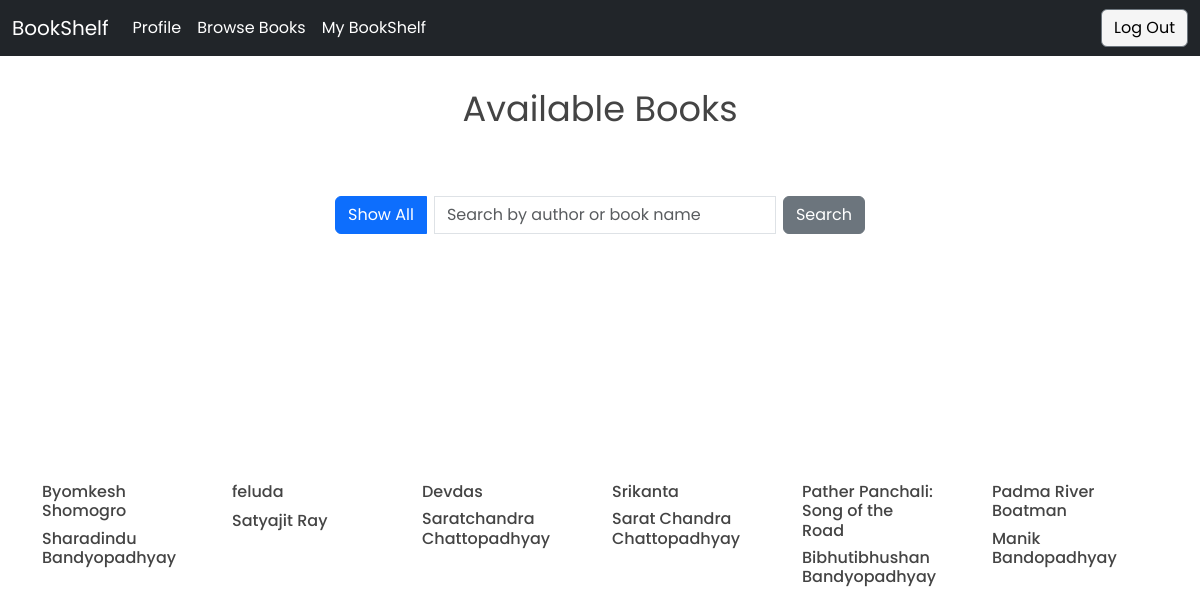
Page /userProfiles/customer/browseBooks/index.php on the committed database.
### tables this page shows
CREATE TABLE `book` (
  `ISBN` varchar(13) NOT NULL,
  `name` varchar(255) NOT NULL,
  `author` varchar(255) NOT NULL,
  `edition` varchar(3) NOT NULL,
  `publisher` varchar(255) NOT NULL,
  `image` varchar(100) NOT NULL
);

### userProfiles/customer/browseBooks/navbar.php (called while the page is built)
<?php
    require '../../Navbar/index.php';
    function Navbar(){
            navbarCustomer();
    }
?>

### userProfiles/customer/browseBooks/index.php (the view, shortened to what this page needs)
<?php
include '../../../Database/Config.php';
if(isset($_GET['search_query'])) {
    $searchQuery = $_GET['search_query'];
    $sql = "SELECT * FROM book WHERE author LIKE CONCAT('%', ?, '%') OR name LIKE CONCAT('%', ?, '%')";
    $stmt = mysqli_prepare($Conn, $sql);
    mysqli_stmt_bind_param($stmt, "ss", $searchQuery, $searchQuery);
    mysqli_stmt_execute($stmt);
    $result = mysqli_stmt_get_result($stmt);
} else {
    $sql = "SELECT * FROM book";
    $result = mysqli_query($Conn, $sql);
}
?>
<!DOCTYPE html>
<html>
<head>
    <link href="../../../boxicons-2.1.4/css/boxicons.min.css" rel="stylesheet" />
    <link href="../../../css/bootstrap.min.css" rel="stylesheet" />
    <link href="style.css" rel="stylesheet" />
</head>
<body>
    <?php
    require 'navbar.php';
    Navbar();
    ?>
    <section class="section-products mt-5">
        <div class="container">
            <div class="row justify-content-center text-center">
                <div class="col-md-8 col-lg-6">
                    <div class="header">
                        <h2>Available Books</h2>
                    </div>
                </div>
            </div>
            <div class="row justify-content-center text-center mt-3 mb-5">
                <div class="col-md-8 col-lg-6">
                    <form action="<?php echo $_SERVER['PHP_SELF']; ?>" method="GET">
                        <div class="input-group">
                            <button class="btn btn-primary mx-2" type="submit">Show All</button>
                            <input type="text" class="form-control" name="search_query" placeholder="Search by author or book name" />
                            <div class="input-group-append">
                                <button class="btn btn-secondary mx-2" type="submit">Search</button>
                            </div>
                        </div>
                    </form>
                </div>
            </div>
            <div class="row">
                <?php
                if (mysqli_num_rows($result) > 0) {
                    while($row = mysqli_fetch_assoc($result)) {
                ?>
                <div class="col-xs-6 col-sm-6 col-md-4 col-lg-3 col-xl-2">
                    <div id="product-1" class="single-product fade-in-book">
                        <div class="part-1" style="background-image: url('../../../../images/<?php echo $row['image']; ?>');">
                        </div>
                        <div class="part-2">
                            <h3 class="product-title"><?php echo $row["name"] ?></h3>
                            <h4 class="product"><?php echo $row["author"] ?></h4><br>
                        </div>
                    </div>
                </div>
                <?php
                    }
                }
                else {
                    echo "<p>No books found</p>";
                }
                ?>
            </div>
        </div>
    </section>
</body>
</html>

### userProfiles/Navbar/index.php (shortened to what this page needs)
<?php
    function navbarCustomer(){
        ?>
<nav class="navbar fixed-top navbar-expand-lg bg-dark" data-bs-theme="dark">
    <div class="container-fluid">
        <a class="navbar-brand" href="#">BookShelf</a>
        <div class="collapse navbar-collapse" id="navbarNav">
            <ul class="navbar-nav">
                <li class="nav-item">
                    <a class="nav-link" aria-current="page" href="../Profile/index.php">Profile</a>
                </li>
                <li class="nav-item">
                    <a class="nav-link" href="../browsebooks/index.php">Browse
                        Books</a>
                </li>
                <li class="nav-item">
                    <a class="nav-link" href="../MyBookshelf/index.php">My
                        BookShelf</a>
                </li>
            </ul>
            <ul class="navbar-nav ms-auto">
                <li class="nav-item d-none d-lg-block">
                    <button class="btn btn-secondary logout-button"><a href="../../../LoginAuth/logout.php"
                            class="logout-button">Log Out</a></button>
                </li>
            </ul>
        </div>
    </div>
</nav>
<?php
    }
      ?>

### userProfiles/customer/browseBooks/style.css (style rules this page uses)
body { font-family: "Poppins", sans-serif; color: #444444; }
a, a:hover { text-decoration: none; color: inherit; }
.section-products { padding: 40px 0 34px; }
.section-products .header { margin-bottom: 50px; }
.section-products .header h2 { font-size: 2.2rem; font-weight: 400; color: #444444; }
.section-products .single-product { margin-bottom: 26px; width:80%; }
.section-products .single-product .part-1 { position: relative; height: 180px; max-height: 180px; width: auto; max-width: 200px; margin-bottom: 20px; overflow: hidden; }
.section-products .single-product .part-1::before { position: absolute; content: ""; top: 0; left: 0; width: 100%; height: 100%; z-index: -1; transition: all 0.3s; }
.section-products #product-1 .part-1::before { background-size: cover !important; transition: all 0.3s !important; }
.single-product .part-1 { background-size: cover !important; transition: all 0.3s !important; cursor: pointer; }
.section-products .single-product .part-2 .product-title { font-size: 1rem; }
.section-products .single-product .part-2 h4 { display: inline-block; font-size: 1rem; }

### userProfiles/customer/browseBooks/index.php (style rules this page uses)
.fade-in-book { opacity: 0; transform: translateX(50px); transition: opacity 1s ease-in-out, transform 1s ease-in-out; }
.fade-in-book.fade-in { opacity: 1; transform: translateX(0); }

### userProfiles/Navbar/style.php (style rules this page uses)
.logout-button { text-decoration: none !important; color: black !important; background-color: whitesmoke !important; }
.nav-link { color: white !important; text-decoration: none !important; }

### rows in the picture
book: name "Byomkesh Shomogro", author "Sharadindu Bandyopadhyay"
book: name "feluda", author "Satyajit Ray"
book: name "Devdas", author "Saratchandra Chattopadhyay"
book: name "Srikanta", author "Sarat Chandra Chattopadhyay"
book: name "Pather Panchali: Song of the Road", author "Bibhutibhushan Bandyopadhyay"
book: name "Padma River Boatman", author "Manik Bandopadhyay"
